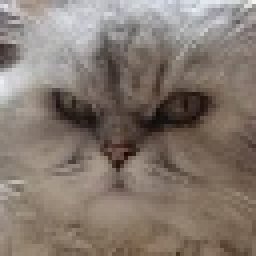
#> input picture img_processing3/images/1.jpg, 64 x 64 px (shown 4 times larger)
$ python detect_cat.py
#> lines starting #> are read from the running program, lines starting #| are printed output that depends on the picture; after the words box and inside, x2 and y2 are one past the last pixel; in counts of white or black regions, pixels touching at a corner belong together
import cv2
detector_wajah = cv2.CascadeClassifier(
    "../model/haarcascade_frontalcatface.xml")

image = cv2.imread("../images/1.jpg")
#> image is the input picture: shape (64, 64, 3); mean B, G, R 111.7, 120.8, 132.5
image = cv2.resize(image, (600, 800))
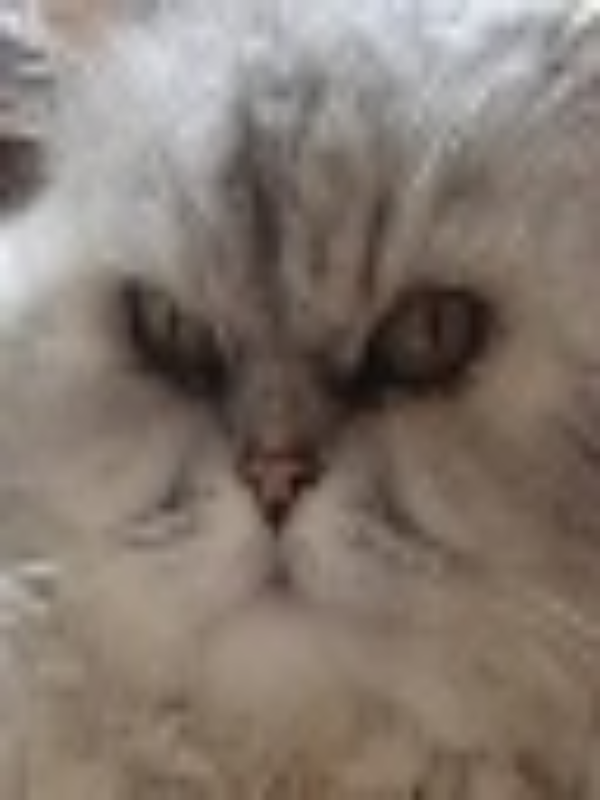
#> image: shape (800, 600, 3); mean B, G, R 111.5, 120.6, 132.4
gray = cv2.cvtColor(image, cv2.COLOR_BGR2GRAY)
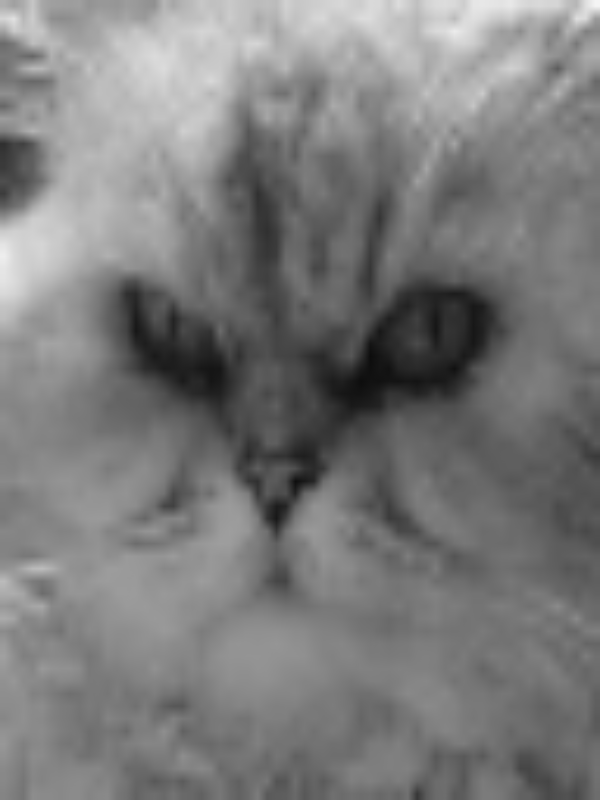
#> gray: shape (800, 600); min 12, max 244, mean 123.1
while True:
    bounding_box = detector_wajah.detectMultiScale(gray, scaleFactor=1.01,
                                                   minNeighbors=5, minSize=(30, 30), flags=cv2.CASCADE_SCALE_IMAGE)
#> bounding_box = [[156, 387, 231, 231], [32, 131, 517, 517]]
    for (x, y, w, h) in bounding_box:
        # x,y koordinat awal box
        # w,h ukuran box lebar & tinggi
        cv2.rectangle(image, (x, y), (x + w, y + h), (0, 255, 0), 2)
#> this loop made 2 passes
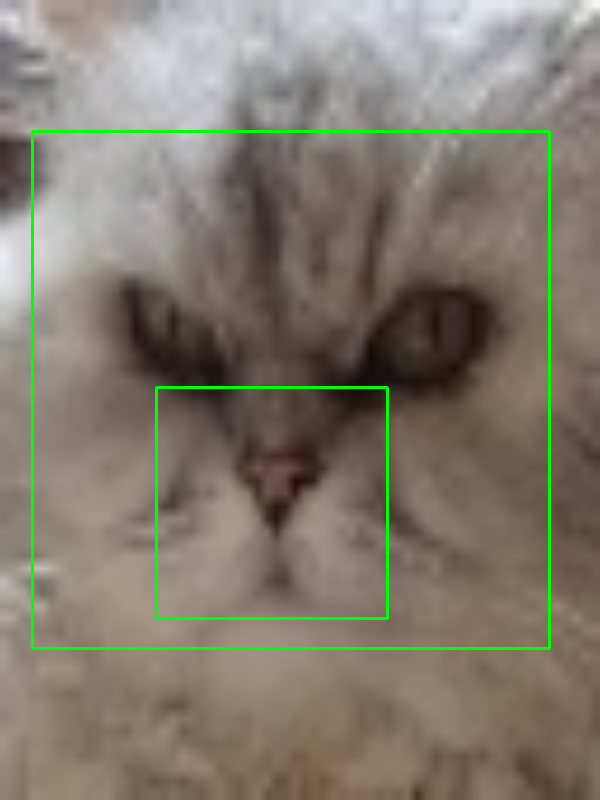
#> image: shape (800, 600, 3); 1.87% of pixels changed, all inside (x1, y1, x2, y2) = (31, 130, 551, 650)
        # grayb = cv2.cvtColor(box, cv2.COLOR_BGR2GRAY)
        # end = x
        # start = y
    cv2.imshow("hasil", image)
    cv2.waitKey(0)

$ run again, with img_processing3/images/panda.jpg copied over img_processing3/images/1.jpg
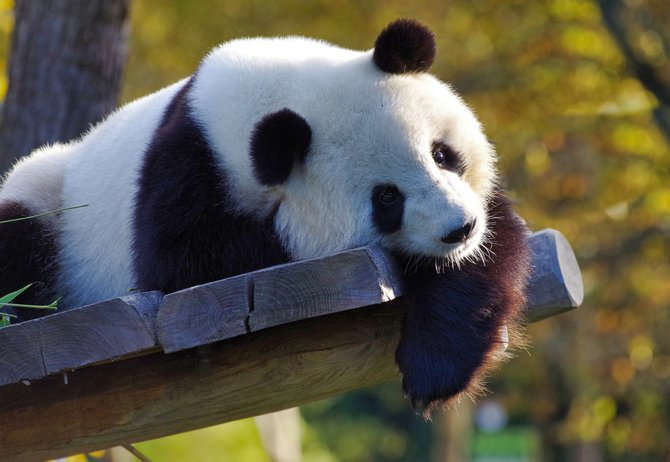
#> input picture img_processing3/images/panda.jpg, 670 x 462 px
#> image is the input picture: shape (462, 670, 3); mean B, G, R 76.3, 89.8, 93.1
#> `gray = cv2.cvtColor(image, cv2.COLOR_BGR2GRAY)`:
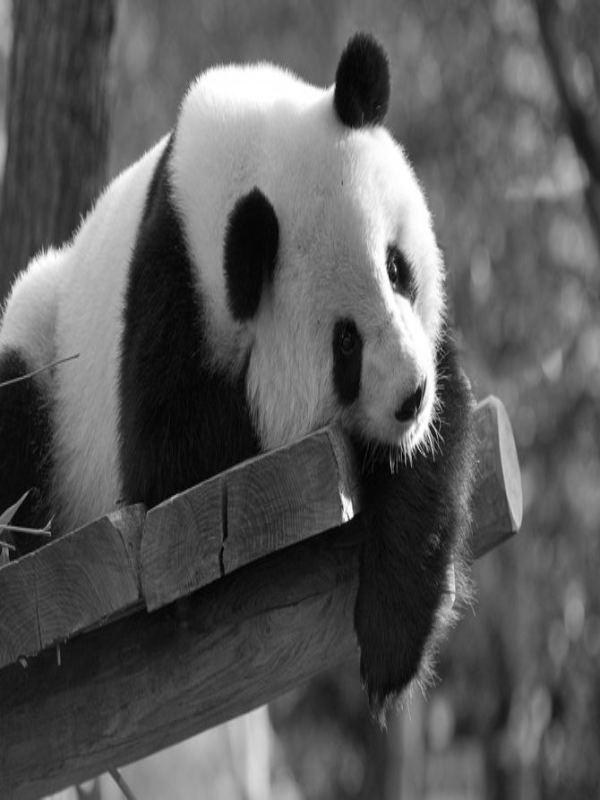
#> gray: shape (800, 600); min 0, max 255, mean 89.1
#> bounding_box = [[514, 523, 68, 68]]
#> the loop `for (x, y, w, h) in bounding_box:` made 1 pass
#> after the loop `for (x, y, w, h) in bounding_box:`:
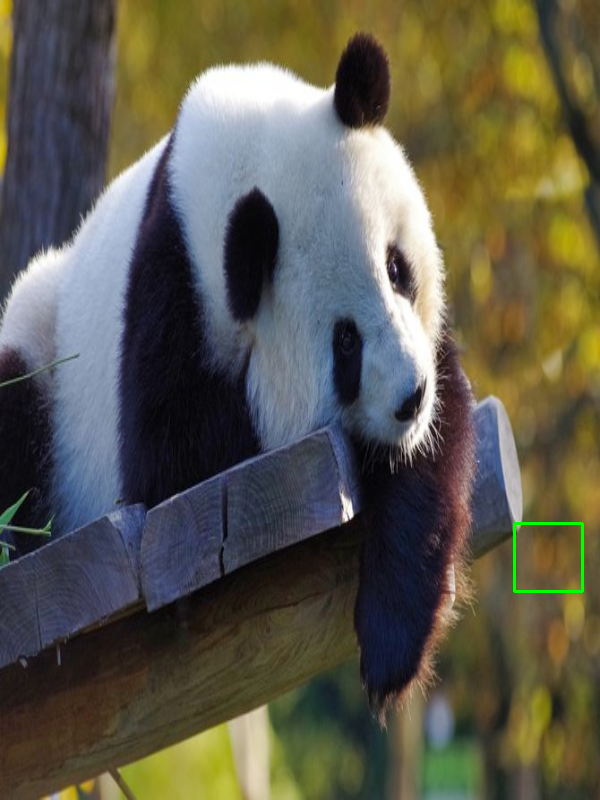
#> image: shape (800, 600, 3); mean B, G, R 76.1, 90, 92.7
